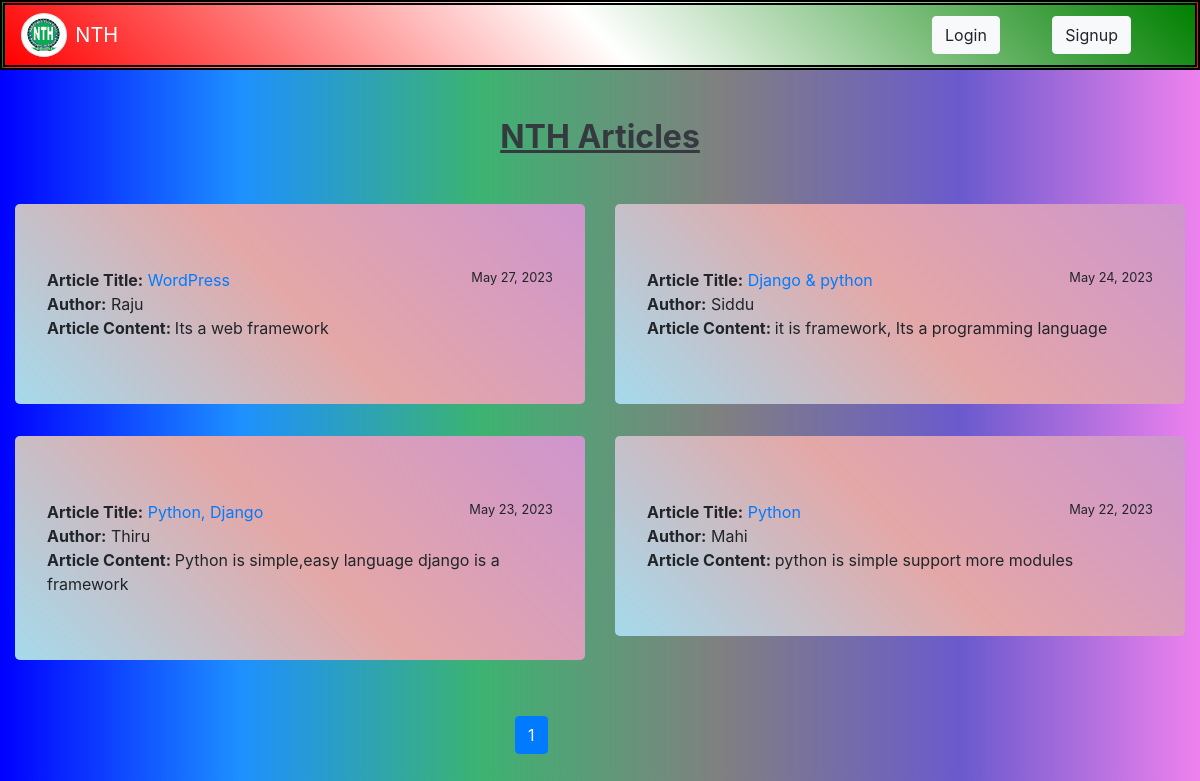
The page / on the database its author committed.
### app/models.py (models this page shows, shortened)
class Post(models.Model):
    title = models.CharField(max_length=100)
    slug = models.SlugField(max_length=100)
    author = models.ForeignKey(User, on_delete = models.CASCADE)
    body = models.TextField()
    likes = models.ManyToManyField(User, related_name = 'likes')
    created_date = models.DateField(max_length=50, auto_now_add=True)
    updated_date = models.DateField(max_length=50, auto_now=True)

### app/views.py (the view)
# urls.py: path('',views.post_list, name='post_list'),
def post_list(request):
    posts_list = Post.objects.all().order_by('-id')
    query = request.GET.get('query')
    if query:
        posts = Post.objects.filter(
        Q(title__contains = query) |
        Q(author__username = query) |
        Q(body__contains = query)
        )
    paginator = Paginator(posts_list,4)
    page = request.GET.get('page')
    try:
        posts = paginator.page(page)
    except PageNotAnInteger:
        posts = paginator.page(1)
    except EmptyPage:
        posts = paginator.page(paginator.num_pages)
    return render(request, 'post_list.html',{'posts':posts})

### templates/post_list.html (shortened to what this page needs)
{% extends 'base.html' %}
    {% block content %}
    <div class="container-fluid">
      <div class="row">
        {% for i in posts %}
          <div class="col-md-6" >
            <div class="jumbotron"
            style="background-image: linear-gradient(45deg,rgb(165, 218, 236),rgb(228, 167, 167),rgb(206, 149, 206));">
              <b>Article Title:</b> <a href="{% url 'post_detail' i.id i.slug %}">{{ i.title }}</a>
              <small style="float:right">{{ i.created_date }}</small><br>
              <b>Author:</b>  {{ i.author }} <br>
              <b>Article Content: </b> {{ i.body }} <br>
            </div>
          </div>
        {% empty %}
          <div class="container m-5">
            <div class="jumbotron m-5">
              <h1 class="text-center">No Articles Availble</h1>
            </div>
          </div>
        {% endfor %}
      </div>
    </div>
    <br>
    <div class="offset-md-5 col-md-5">
    <ul class="pagination">
      {% for p in posts.paginator.page_range %}
        {% if posts.number == p %}
            <li class="page-item active">
                <a class="page-link" href="?page={{ p }}">{{ p }}</a>
            </li>
        {% else %}
        <li class="page-item">
            <a class="page-link" href="?page={{ p }}">{{ p }}</a>
        </li>
        {% endif %}
      {% endfor %}
    </ul>
  </div>
    {% endblock %}

### templates/base.html (shortened to what this page needs)
<!DOCTYPE html>
<html lang="en" dir="ltr">
  <head>
    {% include 'cdnlines.html' %}
  </head>
  <body>
    {% include 'navbar.html' %}
    <h2 class="text-center mt-5 mb-5 text-dark"> <b><u>NTH Articles</u></b> </h2>
    {% block content %}
    {% endblock %}
  </body>
</html>

### templates/cdnlines.html (shortened to what this page needs)
  <link rel="stylesheet" href="https://maxcdn.bootstrapcdn.com/bootstrap/4.5.2/css/bootstrap.min.css">

### templates/navbar.html (shortened to what this page needs)
{% load static %}
<nav class="navbar navbar-expand-lg navbar-dark"
style="background-image:linear-gradient(45deg,red,white,green); border: 5px double black;">
  <img src="{% static 'images/logo.png' %}" style="width:4%; height:4%; border-radius:50%;" class="img-thumbnail mr-2">
  <a class="navbar-brand" href="#">NTH</a>
  <div class="collapse navbar-collapse" id="navbarSupportedContent">
    <ul class="navbar-nav">
      {% if request.user.is_authenticated %}
      <li class="nav-item">
        <a href="{% url 'loginhome' %}" class="btn mr-5" style="font-size:25px;">  Hello Welcome To , {{ request.user|capfirst }} </a>
       <!-- <a class="nav-item active btn btn-danger mr-5" href="{% url 'user_logout' %}">Logout</a>
        <a class="nav-item active btn btn-primary mr-5" href="{% url 'post_create' %}">Create Post</a> -->
      </li>
      {% else %}
      <li class="nav-item">
          <a class="btn btn-light mr-5" href="{% url 'user_login' %}">Login</a>
          <a class="btn btn-light mr-5" href="{% url 'signup' %}">Signup</a>
      </li>
      {% endif %}
    </ul>
  </div>
</nav>

### templates/base.html (style rules this page uses)
body { background-image: linear-gradient(90deg,blue,DodgerBlue,MediumSeaGreen,Gray,SlateBlue,Violet); }

### rows shown on the page
Post: title "WordPress", created_date "May 27, 2023", author "Raju", body "Its a web framework"
Post: title "Django & python", created_date "May 24, 2023", author "Siddu", body "it is framework, Its a programming language"
Post: title "Python, Django", created_date "May 23, 2023", author "Thiru", body "Python is simple,easy language django is a framework"
Post: title "Python", created_date "May 22, 2023", author "Mahi", body "python is simple support more modules"

### other values the page prints
{{ p }} "1"
